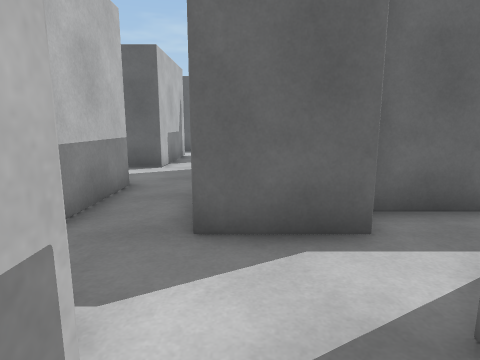
[1] (above)

18 first-person views from a walk through a scene from a Unity 3-D project. The camera is 1.3 m above the floor, tilts 10° down and sees 75° across. The floor is counted in squares, 1 m on a side. Each view is taken from the middle of a square. On the plan, view 1 faces up. The plan holds only what a view shows up to about 14 squares ahead; the rest is blank. The place goes on beyond the plan.

[2]
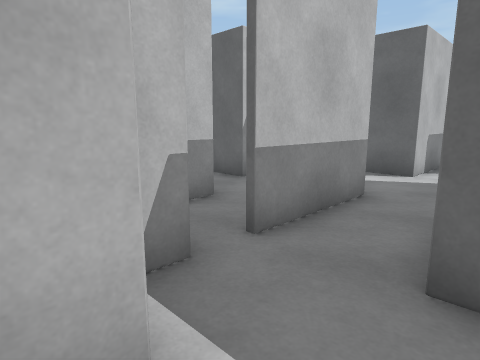

[3]
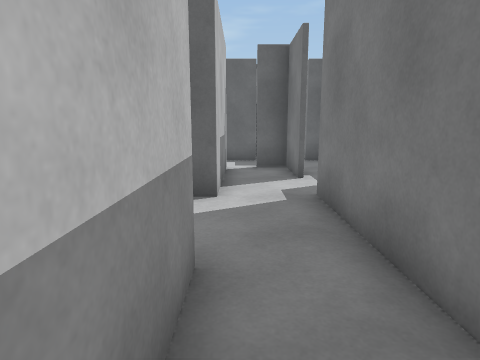

[4]
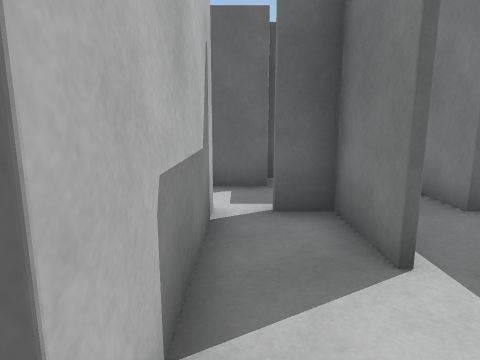

[5]
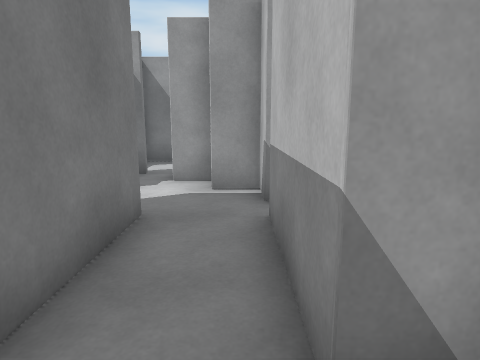

[6]
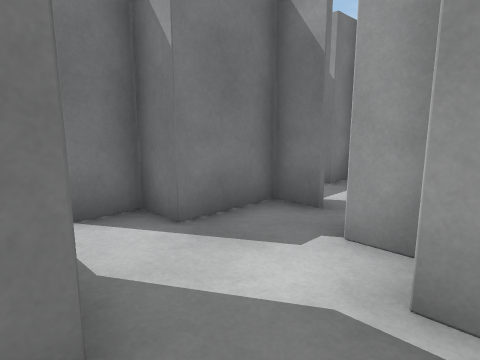

[7]
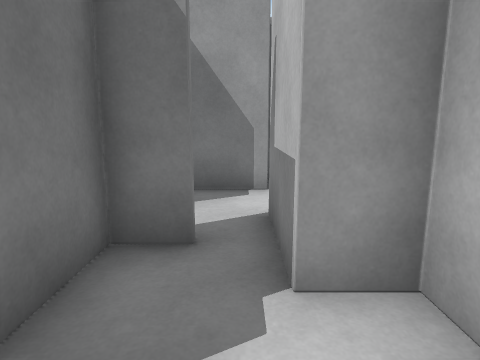

[8]
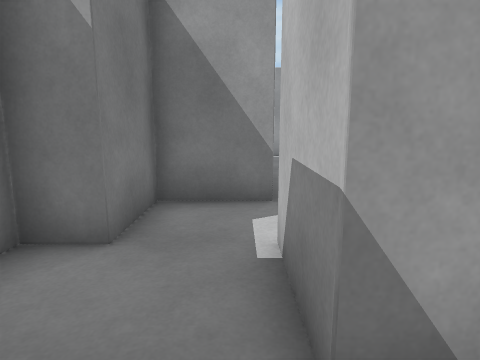

[9]
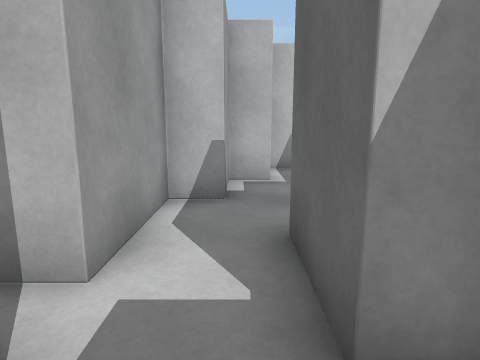

[10]
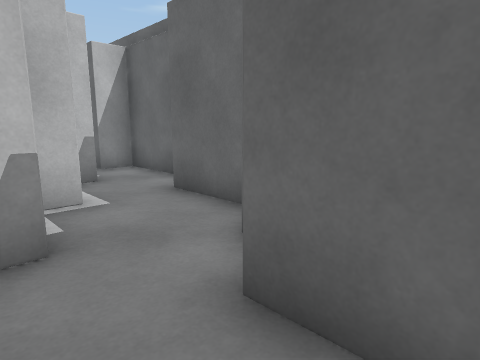

[11]
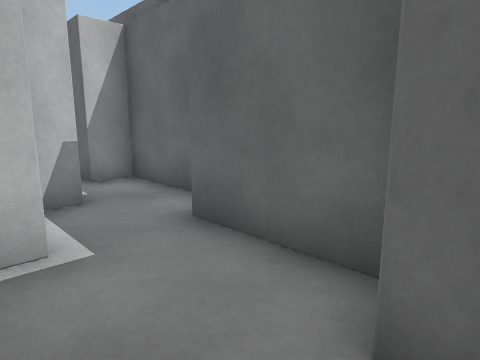

[12]
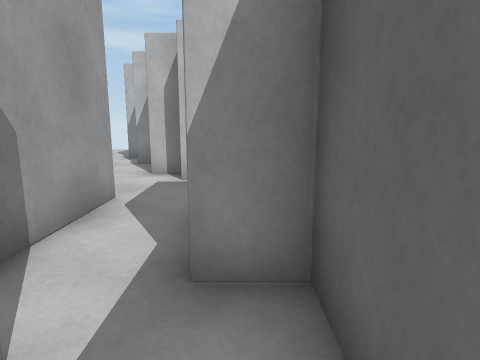

[13]
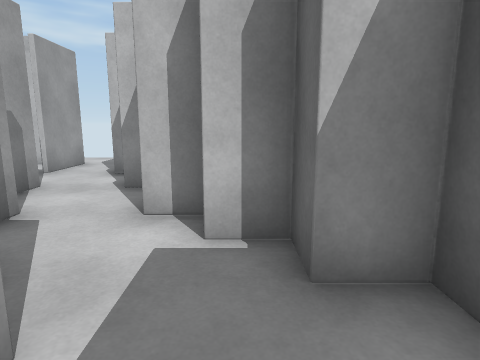

[14]
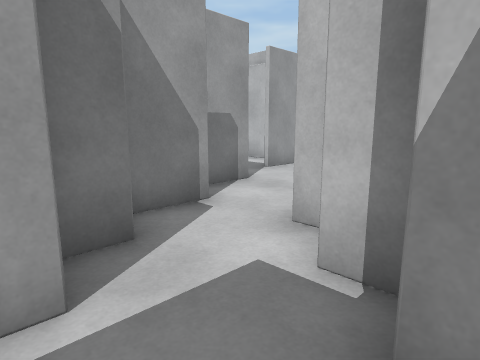

[15]
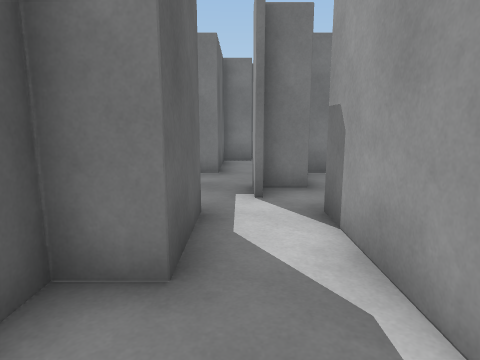

[16]
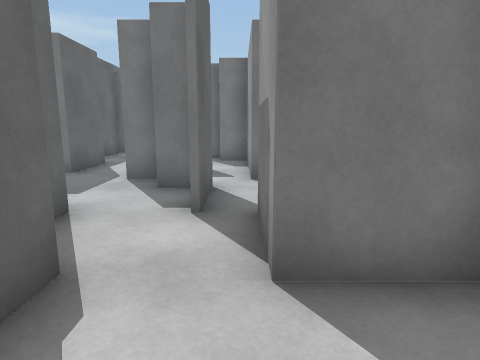

[17]
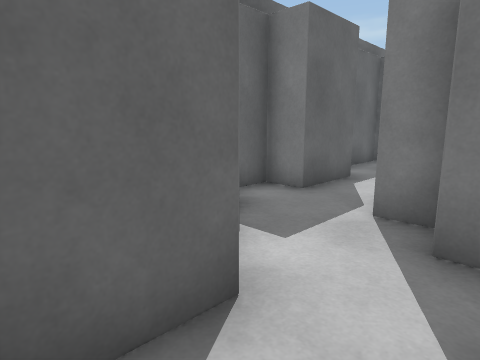

[18]
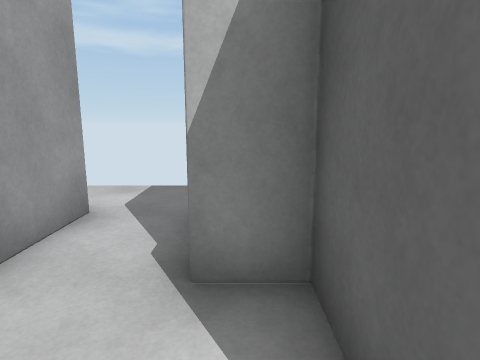

### Floor plan
Key: @ floor where view 1 was taken; # wall or solid block; . floor.
Columns run from 25 left of view 1 to 2 right of it. Each row starts with its distance up from view 1.
 19          ##########
 18         ##..##....####
 17        ##...........######
 16      ###..####.###...###.##
 15    ###...###   # ###...... #
 14    #....###    #   ####... #
 13 ......###             #.#..#
 12 .###..#               #.#.##
 11 .#... #               #...#
 10  #..                 ##.###
  9  #                    ..#
  8                       ..#
  7                     ###.#
  6                       #.#
  5                       #.#
  4                       #.####
  3                       #....#
  2                       ##.. #
  1                        ##.##
  0                         #@##
 -1                         #..#
 -2                          .##
 -3                         ###

Positions as (right, up) in squares from view 1, and headings:
1: (0, 0), facing up
2: (0, 1), facing up-left
3: (-2, 4), facing up
4: (-2, 9), facing up
5: (-2, 8), facing down
6: (-2, 4), facing down-right
7: (0, 3), facing down
8: (0, 15), facing down
9: (0, 15), facing left
10: (-2, 14), facing up-left
11: (-4, 15), facing up-left
12: (-9, 18), facing left
13: (-13, 17), facing left
14: (-14, 18), facing down-left
15: (-16, 17), facing right
16: (-22, 13), facing right
17: (-19, 14), facing up-right
18: (-19, 14), facing left
